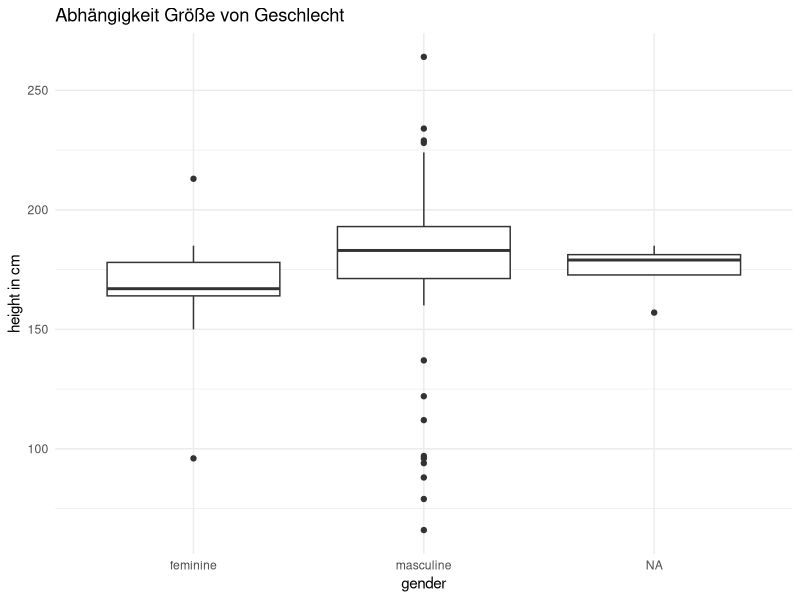
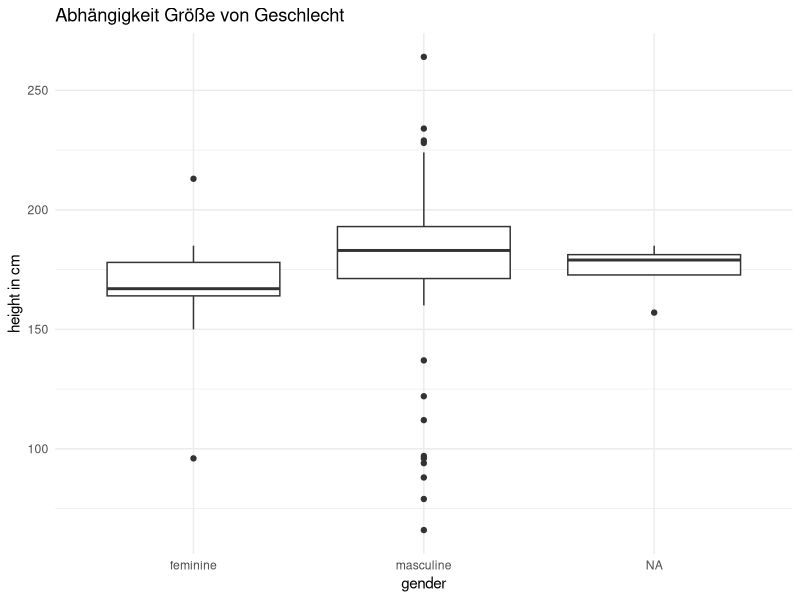

Generate these figures, in order, with R:
# Bibliotheken laden

library(tidyverse)
library(psych)

# Liste alle Verfügbaren Datensätze
data()


data(starwars)
starwars
library(ggplot2)

ggplot(data = starwars) +
  aes(x = gender, y = height) +
  geom_boxplot(fill = "#ffffff") +
  labs(title = "Abhängigkeit Größe von Geschlecht",
    x = "gender",
    y = "height in cm") +
  theme_minimal()

ggsave("leblancniessenboxplot.pdf", width = 29.7, height = 21.0, units = "cm")

